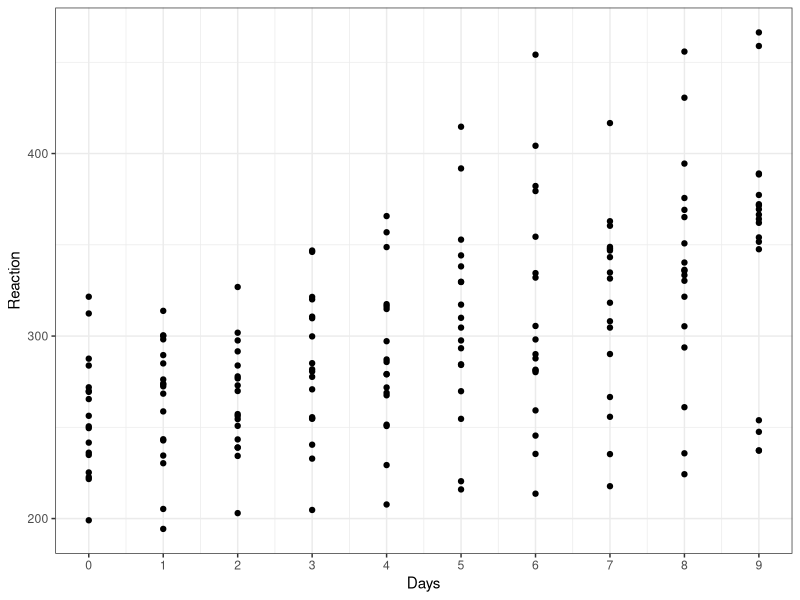
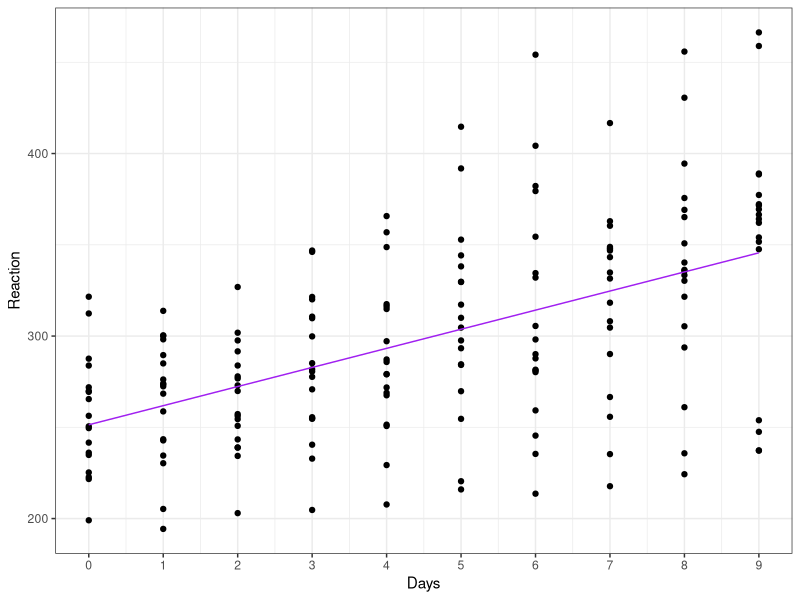
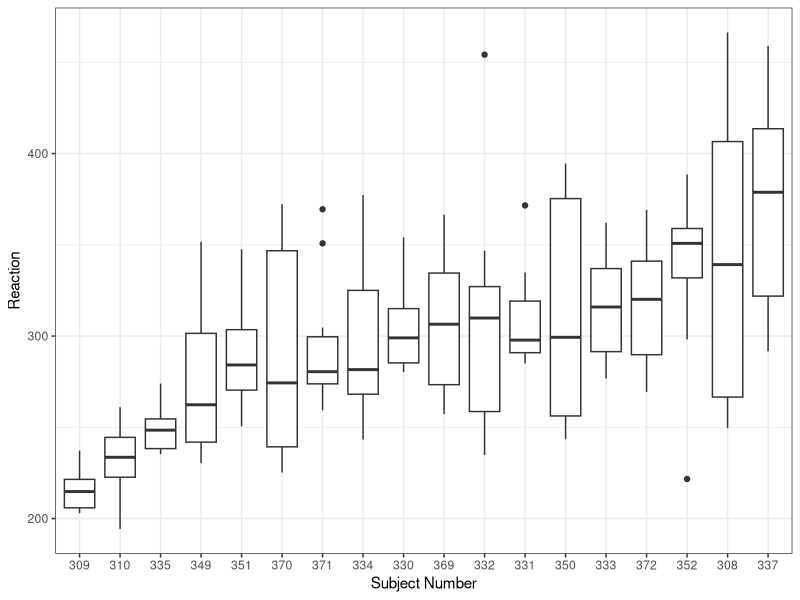
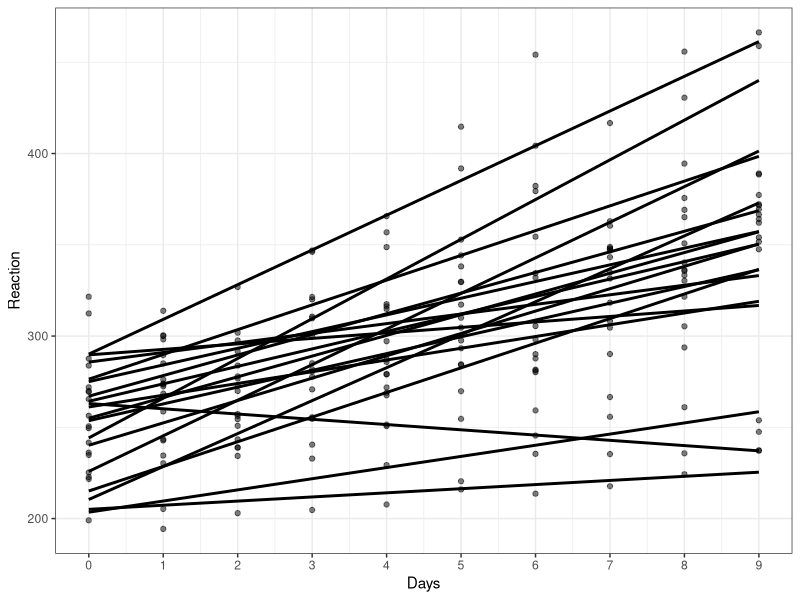
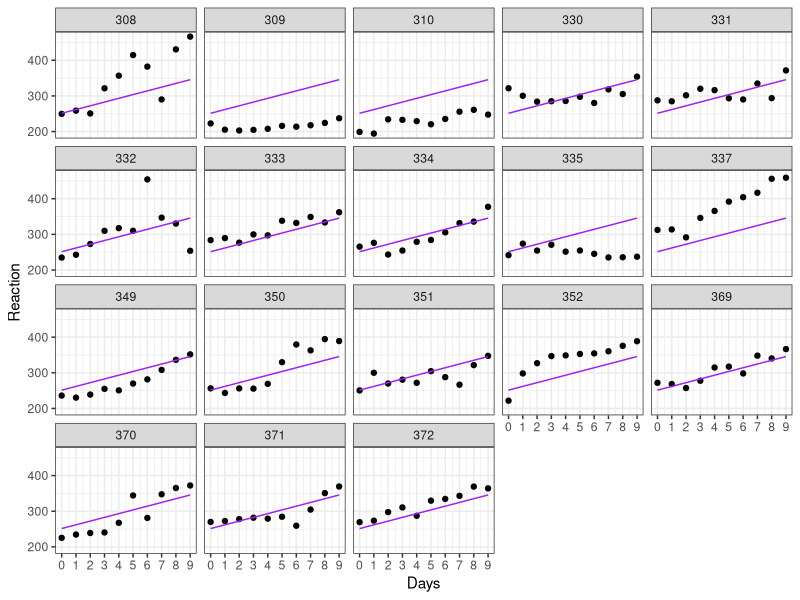
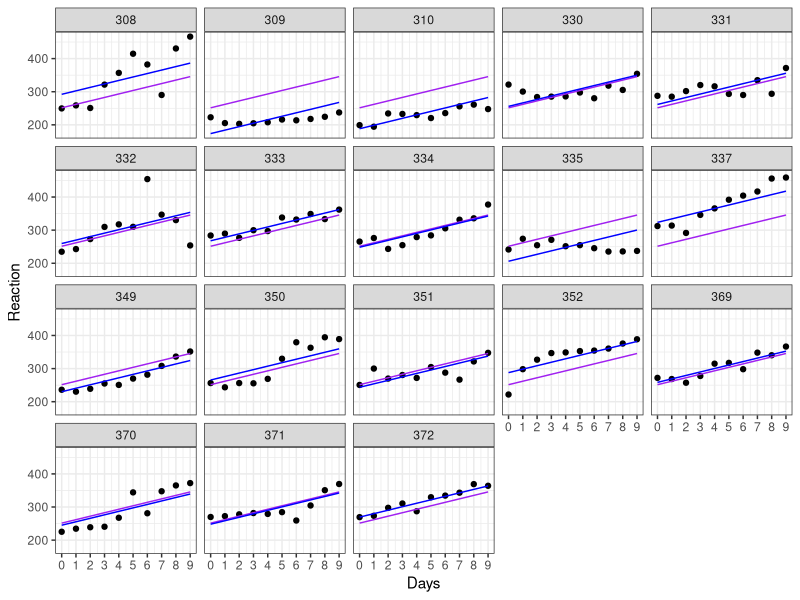
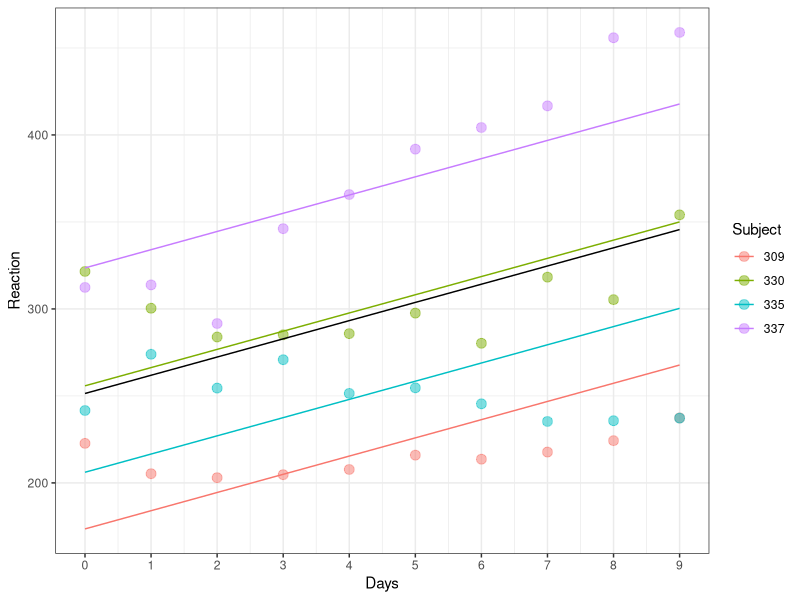
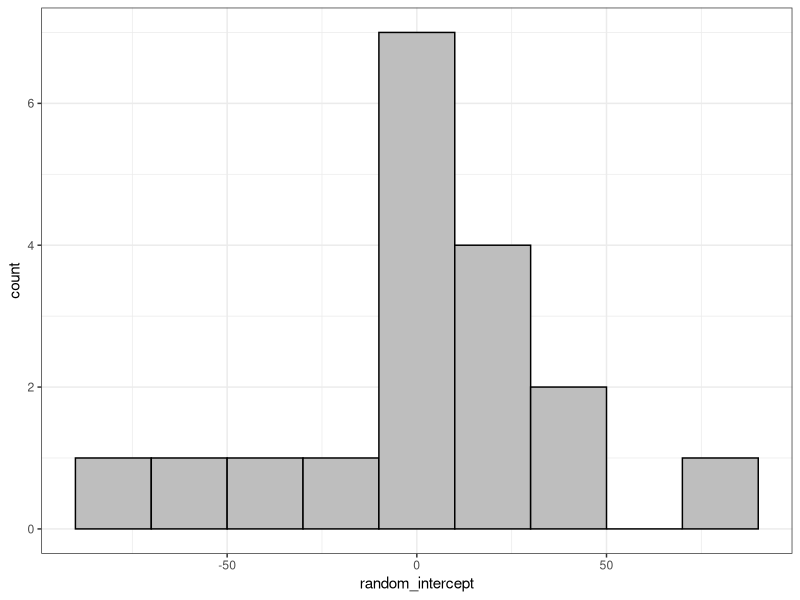

Here is the R script that generated these plots, in order:
## ---- chunk 1
##########################################
## Simple demonstration of generalized linear
## mixed models
##########################################
library(data.table)
library(lme4)
library(nlme)
library(ggplot2)

## Use "sleepstudy" to illustrate
# ?sleepstudy : # Reaction times in a sleep deprivation study

dt <- data.table(sleepstudy)
## ---- chunk 2
dt

summary(dt)

## ---- chunk 3

ggplot(dt, aes(x = Days, y = Reaction)) + geom_point() + theme_bw() +
  scale_x_continuous(breaks = 0:9)

## ---- chunk 4
# This should look familiar, it is how we specify a linear regression
# where Reaction is the outcome and Days the predictor
my_lm <- lm(Reaction ~ Days, data = dt)
summary(my_lm) # Reaction time increases by ~10.5 milliseconds per day

# The predict function produces regression fit estimates for each
# row in the original dataset
dt$linear_pred <- predict(my_lm)

ggplot(dt, aes(x = Days, y = Reaction)) + geom_point() + theme_bw() +
  scale_x_continuous(breaks = 0:9) + 
  geom_line(aes(y = linear_pred), col = "purple") 
## ---- chunk 5
# the random intercept reflects variation by individual
# These pieces of code are simply to plot the 
# subjects by increasing order of mean reaction time
dt[, subject_order := factor(Subject)]
dt[, subject_order := reorder(subject_order, Reaction, mean)]

ggplot(dt, aes(x = subject_order, y = Reaction)) + geom_boxplot() + theme_bw() +
  xlab("Subject Number")
## ---- chunk 6
# Let's replot, considering individuals
ggplot(dt, aes(x = Days, y = Reaction)) + geom_point(alpha = 0.5) + theme_bw() +
  scale_x_continuous(breaks = 0:9) + 
  stat_smooth(aes(group = Subject), method = "lm", # stat_smooth is a quick way to plot linear fit
                       se = F, col = "black")
## ---- chunk 7
# Add a panel
ggplot(dt, aes(x = Days, y = Reaction)) + geom_point() + theme_bw() +
  scale_x_continuous(breaks = 0:9) + 
  geom_line(aes(y = linear_pred), col = "purple") +
  facet_wrap(~Subject) # This will create a panel for Subjects
## ---- chunk 8
# lmer functions the same as lm. The difference is that we 
# *must* specify a random effect, the (1 | X) part of the code
my_lmer <- lmer(Reaction ~ Days + (1 | Subject), data = dt)
#my_lmer <- lmer(Reaction ~ Days, data = dt) # Not run, will produce an error
summary(my_lmer)
## ---- chunk 9
# Predict from a "merMod" (the object created by lmer) works
# exactly the same as for predict.lm
dt$ran_int_pred <- predict(my_lmer)

ggplot(dt, aes(x = Days, y = Reaction)) + geom_point() + theme_bw() +
  scale_x_continuous(breaks = 0:9) + facet_wrap(~Subject) + 
  geom_line(aes(y = linear_pred), col = "purple") + 
  geom_line(aes(y = ran_int_pred), col = "blue")
## ---- chunk 10
my_subjects <- c(309, 335, 337, 330)
ggplot(dt[Subject %in% my_subjects], aes(x = Days, y = Reaction)) + 
  geom_point(aes(col = Subject), size = 3, alpha = 0.5) + theme_bw() +
  scale_x_continuous(breaks = 0:9) +
  geom_line(aes(y = linear_pred), col = "black") + 
  geom_line(aes(y = ran_int_pred, col = Subject))
## ---- chunk 11
fix_ef <- fixef(my_lmer) # Fixed-effects (grand Intercept and Days)
ran_ef <- ranef(my_lmer) # Is a list object
# Let's convert that into a data table instead of a list
ran_ef <- as.data.table(ran_ef) # Also works with as.data.frame()

# This has column names that are non-intuitive to me
# condval is the conditional value (difference from overall intercept)
# condsd is the conditional standard deviation (why is it the same for all Subjects?)
setnames(ran_ef, c("grp","condval"),
         c("Subject","random_intercept"))

# Plot the values of the random intercepts (should be centered at 0)
ggplot(ran_ef, aes(x = random_intercept)) + 
  geom_histogram(binwidth = 20, fill = "gray", col = "black") + 
  theme_bw()

# Not exactly, but the mean should be 0
mean(ran_ef$random_intercept)

## ---- chunk 12
ran_ef$fixed_intercept <- fix_ef[1]
ran_ef[, subject_intercept := fixed_intercept + random_intercept]
## ---- chunk 13
# Syntax is slightly different, specify random effects outside of the formula, still use a |
my_nlme <- lme(Reaction ~ Days, random = ~ 1 | Subject, data = dt)
summary(my_nlme)
## ---- chunk 14
# Adding a random slope is done by specifying a variable on the
# left side of the | shape. This means the model will produce
# an estimated slope for each Subject
my_rslope <- lmer(Reaction ~ Days + (Days | Subject), data = dt)
summary(my_rslope)

# And in nlme package:
# my_lme_slope <- lme(Reaction ~ Days, random = ~ Days | Subject, data = dt)
## ---- chunk 15
dt$ran_ef_pred <- predict(my_rslope)

ggplot(dt, aes(x = Days, y = Reaction)) + geom_point() + theme_bw() +
  scale_x_continuous(breaks = 0:9) + facet_wrap(~Subject) + 
  geom_line(aes(y = linear_pred), col = "purple") + 
  geom_line(aes(y = ran_int_pred), col = "blue") +
  geom_line(aes(y = ran_ef_pred), col = "red")
## ---- chunk 16
ggplot(dt[Subject %in% my_subjects], aes(x = Days, y = Reaction)) + 
  geom_point(aes(col = Subject), size = 3, alpha = 0.5) + theme_bw() +
  scale_x_continuous(breaks = 0:9) +
  geom_line(aes(y = linear_pred), col = "black") + 
  geom_line(aes(y = ran_ef_pred, col = Subject))
## ---- chunk 17
# These are functions to produce estimates of model fit
# You should be familiar with AIC and BIC, but essentially
# they are penalized goodness of fit statistics. Lower
# values indicate better fits. 

AIC(my_lm, my_lmer, my_rslope)
BIC(my_lm, my_lmer, my_rslope)
